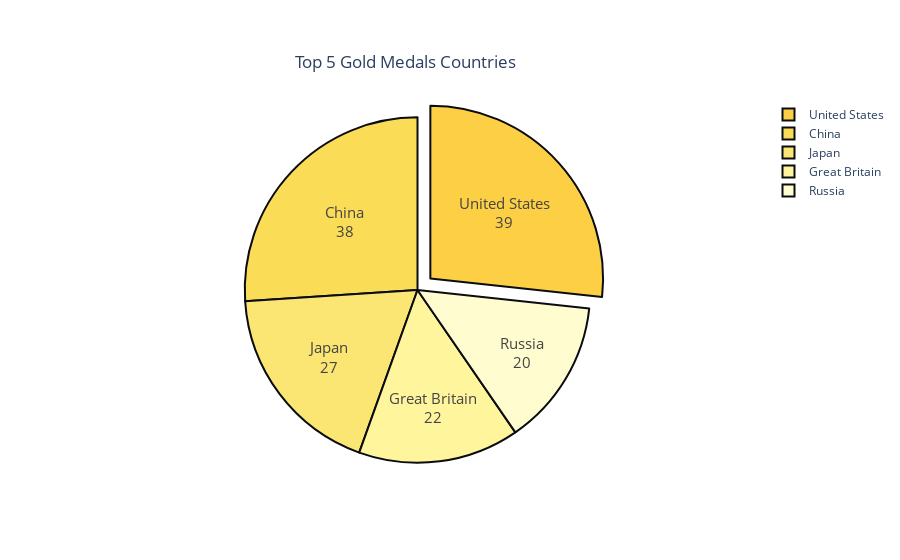

Here is the notebook cell this chart was saved with:
### Markdown cell above
#### Gold Medals

### Code cell
# plot simple pie chart 
#fig = px.pie(medals.sort_values('Gold', ascending = False).head(5), values = 'Gold', names = 'Team/NOC', title = 'Top 10 gold', color_discrete_sequence = px.colors.sequential.thermal)
#fig.show()

gold_palette = ['#fccf45',  '#fadc57', '#fbe673', '#fff59d','#fffdcf']

# plot styled pie chart
fig = go.Figure(data = [go.Pie(labels = medals.sort_values('Gold', ascending = False).head(5)['Team/NOC'], values = medals.sort_values('Gold', ascending = False).head(5)['Gold'])])


fig.update_traces(hoverinfo='label+percent+value', textfont_size=15, textinfo='label+value', 
                  pull=[0.1,0,0,0,0,0],
                  marker=dict(colors = gold_palette ,line=dict(color='#0b0c10', width = 2)))
# add title
fig.update_layout(
    title={
        'text': "Top 5 Gold Medals Countries",
        'y':0.9,
        'x':0.45,
        'xanchor': 'center',
        'yanchor': 'top'})

fig.show()

### Figure 1 — Plotly figure (JSON) as saved in the notebook; plotly's stock layout.template omitted (floating-point values rounded to 4 significant figures)
{"data": [{"hoverinfo": "label+percent+value", "labels": ["United States", "China", "Japan", "Great Britain", "Russia"], "marker": {"colors": ["#fccf45", "#fadc57", "#fbe673", "#fff59d", "#fffdcf"], "line": {"color": "#0b0c10", "width": 2}}, "pull": [0.1, 0, 0, 0, 0, 0], "textfont": {"size": 15}, "textinfo": "label+value", "type": "pie", "values": [39, 38, 27, 22, 20]}], "layout": {"title": {"text": "Top 5 Gold Medals Countries", "x": 0.45, "xanchor": "center", "y": 0.9, "yanchor": "top"}}}
